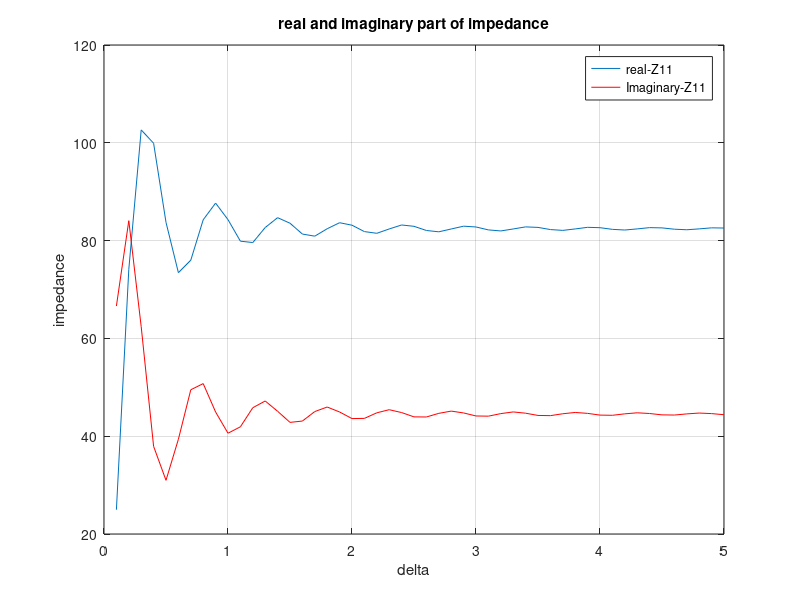
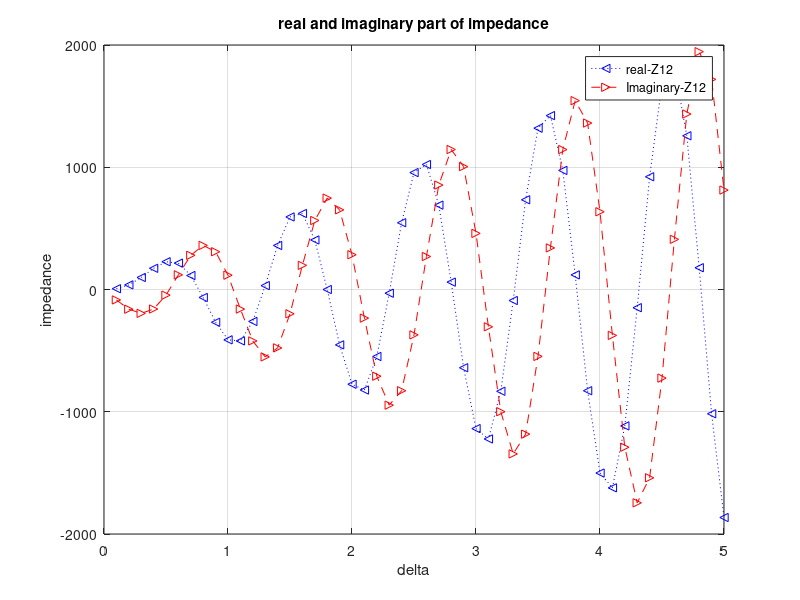

MATLAB code to generate these figures, in order:

clear all;
lamda=1;        %arbitary wavelength (in meter): this can be varied accourding to the problem

l=0.5*lamda;    % length of dipole: this can be varied accourding to the problem
a=0.001*lamda;  % radius of dipole: this can be varied accourding to the problem
N=50;           % no.of segments i.e. the sampling points in antenna surface/for convergence: this can be varied accourding to the problem
dz=l/(2*(N-1/2));% incremental length  of l/2 upper part of antenna
z=dz/2:dz:dz*(N); % stores the invremental length in upper part of antenna
k=2*pi/lamda;       % wave number
etta=377;           % free space impedance
V_impressed=-1;      % impressed voltage on D1: this can be varied accourding to the problem

delta=0.1*lamda:0.1:5*lamda;  % distance between the dipoles

for d=1:length(delta)
%%%%%% calculating the Green's Function  on first dipole (with source)%%%%%

%%%%%%%%%%%%%%%%calculating Function's due to current in first and second dipole%%%%%%%%

for m=1:N %m is the obsevation point
    for n=1:N-1% n is the source points
        R1=sqrt(a^2+(z(m)-z(n))^2);     % R+ in lecture notes for G11
        R2=sqrt(a^2+(z(m)+z(n))^2);     % R- in lecture notes for G11
        R3=sqrt(delta(d)^2+(z(m)-z(n))^2); % R+ for G12
        R4=sqrt(delta(d)^2+(z(m)+z(n))^2); % R- for G12
        
%%%%%%%%%%%%% evaluating greens function G11 %%%%%%%%%%%%%%%%
        G1=exp(-j*k*R1)/(4*pi*R1);      % G11(R+) in lecture notes
        G2=exp(-j*k*R2)/(4*pi*R2);      % G11(R-) in lecture notes
        G_11(m,n)=(G1+G2)*dz;           % G11(R) observation in D1 source:1
%%%%%%%%%%%%% evaluating greens function G12 %%%%%%%%%%%%%%
         G3=exp(-j*k*R3)/(4*pi*R3);      % G12(R+) in lecture notes
         G4=exp(-j*k*R4)/(4*pi*R4);      % G12 (R-)in lecture notes
         G_12(m,n)=(G3+G4)*dz;           % G12(R) observation in D1 source:2
    end
    v_1(m)=j/(2*etta)*(sin(k*z(m)));      % Sine term due to impressed voltage in D1
end

%%%%%% calculating the Green's Function  on second  dipole (without source)%%%%%

%%%%%%%%%%%%%%%%calculating Function's due to current in first and second dipole%%%%%%%%

for m=1:N %m is the obsevation point
    for n=1:N-1% n is the source points
        R5=sqrt(a^2+(z(m)-z(n))^2);     % R+ in lecture notes for G22
        R6=sqrt(a^2+(z(m)+z(n))^2);     % R- in lecture notes for G22
        R7=sqrt(delta(d)^2+(z(m)-z(n))^2); % R+ for G21
        R8=sqrt(delta(d)^2+(z(m)+z(n))^2); % R- for G21
        
%%%%%%%%%%%%% evaluating greens function G22 %%%%%%%%%%%%%%
        G5=exp(-j*k*R5)/(4*pi*R5);      % G22(R+) in lecture notes
        G6=exp(-j*k*R6)/(4*pi*R6);      % G22(R-) in lecture notes
        G_22(m,n)=(G5+G6)*dz;           % G22(R) observation in D2 source:2
%%%%%%%%%%%%% evaluating greens function G12 %%%%%%%%%%%%%%
         G7=exp(-j*k*R7)/(4*pi*R7);      % G21(R+) in lecture notes
         G8=exp(-j*k*R8)/(4*pi*R8);      % G21 (R-)in lecture notes
         G_21(m,n)=(G7+G8)*dz;           % G21(R) observation in D2 source:1
    end
    v_2(m)=0;      % Sine term due to impressed voltage in D2 (no voltage applied in D2)
end

%%%%%%%%%%%% concatenating G11 and G12%%%%%%%%%%%
G_D1=horzcat(G_11,G_12);
s=size(G_D1);
N_t1=s(2);
G_D1(:,N_t1+1)=[-cos(k*z)];        % N element holds the cosine terms for D1
G_D1(:,N_t1+2)=[0];              % N+1 element holds the cosine terms for D2 which is zero for D1


%%%%%%%%%%%% concatenating G21 and G22%%%%%%%%%%%
G_D2=horzcat(G_21,G_22);
s_1=size(G_D2);
N_t2=s_1(2);
G_D2(:,N_t2+1)=[0];           % N element holds the cosine terms from D1 which is zero for D1
G_D2(:,N_t2+2)=[-cos(k*z)];   % N+1 element holds the cosine terms from D2 

%%%%%%%%%%%%%concatenating Sine terms i.e. Vm%%%%%%%%%%%%%
Vm=horzcat(v_1,v_2);

%%% Defining the matrix required to evaluate the current%%%%%%%%
G_eval=vertcat(G_D1,G_D2);   
%%%% evaluate current%%%

I=inv(G_eval)*Vm.';     % this will give a column vector of current

%%%%%%%%%%% for question number 4 (LAB part)%%%%%%%%%%%%%%%%%%%%
s_2= size(I);
N_t3=s_2(1);               % this will give the number of elements in column
N1=(N_t3-2)/2;
I1=I(1);            % first element gives the current in the centre of D1
I2=I(N1+1);         % this gives the current in the centre of D2

Z_11(d)=V_impressed/I1;
Z_12(d)=V_impressed/I2;
end
plot(delta,real(Z_11));
hold on
plot(delta,imag(Z_11),'r')
legend('real-Z11','Imaginary-Z11')
title('real and imaginary part of impedance')
xlabel('delta');
ylabel('impedance')
grid on

figure

plot (delta, real(Z_12),'b:<')
hold on
plot (delta,imag(Z_12),'r-->')
legend('real-Z12','Imaginary-Z12')
title('real and imaginary part of impedance')
xlabel('delta');
ylabel('impedance')
grid on


    
        
        
